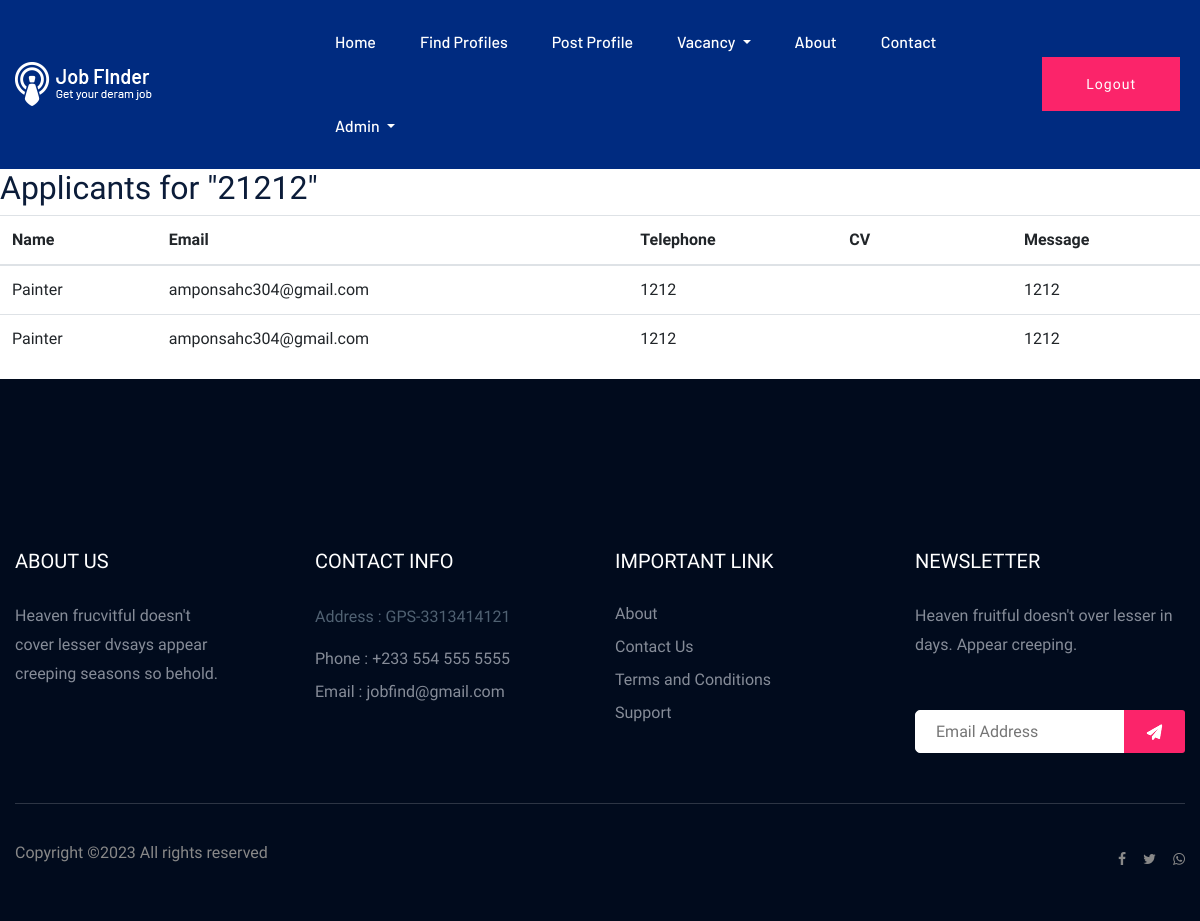
The page /applicants/2/ (signed in) on the database its author committed.
### app/models.py (models this page shows, shortened)
class Vacancy(models.Model):
    REGIONS_CHOICES = [
    ('ashanti', 'Ashanti Region'),
    ('brong', 'Brong Region'),
    ('central', 'Central Region '),
    ('eastern', 'Eastern Region '),
    ('greater_accra', 'Greater Accra Region'),
    ('northern', 'Northern Region '),
    ('savannah', 'Savannah Region '),
    ('north_east', 'North-East Region '),
    ('upper_east', 'Upper East Region '),
    ('bono_east', 'Bono East Region '),
    ('ahafo', 'Ahafo Region '),
    ('oti', 'Oti Region '),
    ('volta', 'Volta Region'),
    ('western', 'Western Region'),
    ('western_north', 'Western North Region'),
    ('upper_west', 'Upper West Region '),
]
    CATEGORY_CHOICES = [
        ('Information Technology', 'Information Technology'),
        ('Healthcare', 'Healthcare'),
        ('Finance', 'Finance'),
        ('Marketing and Advertising', 'Marketing and Advertising'),
        ('Education', 'Education'),
        ('Engineering', 'Engineering'),
        ('Sales', 'Sales'),
        ('Human Resources', 'Human Resources'),
        ('Art and Design', 'Art and Design'),
        ('Science', 'Science'),
        ('Construction and Trades', 'Construction and Trades'),
        ('Legal', 'Legal'),
        ('Customer Service', 'Customer Service'),
        ('Media and Journalism', 'Media and Journalism'),
        ('Transportation and Logistics', 'Transportation and Logistics'),
        ('Other', 'Other'),
    ]
    company_name= models.CharField(max_length=20, blank=False, null=False)
    user = models.ForeignKey(User, on_delete=models.CASCADE)
    age = models.CharField(max_length=20, blank=True, null=True)
    telephone = models.IntegerField()
    email = models.CharField(max_length=200)
    title = models.CharField(max_length=100)
    description = models.TextField()
    location = models.CharField(max_length=100)
    categories = models.CharField(max_length=100, choices=CATEGORY_CHOICES)
    regions = models.CharField(max_length=50, choices=REGIONS_CHOICES)
    skills = models.CharField(max_length=200)
    salary = models.CharField(max_length=50, blank=True, null=True)
    deadline = models.DateField()
    company_logo = models.ImageField(upload_to='company_logos/', blank=True, null=True)
    date_posted = models.DateField(auto_created=True,default=timezone.now)
    is_approved = models.BooleanField(default=False)

class VacancyApplication(models.Model):
    vacancy = models.ForeignKey(Vacancy, on_delete=models.CASCADE)
    name = models.CharField(max_length=100)
    email = models.EmailField()
    telephone = models.CharField(max_length=20)
    message = models.TextField(blank=True)
    cv = models.FileField(upload_to='cv/')
    date_posted = models.DateField(auto_created=True,default=timezone.now)

### app/views.py (the view)
# urls.py: path('applicants/<int:vacancy_id>/', views.applicant_list, name='applicant_list'),
@login_required
@user_passes_test(lambda u: u.is_superuser or is_vacancy_owner(u, vacancy), login_url='/login/')
def applicant_list(request, vacancy_id):
    vacancy = get_object_or_404(Vacancy, pk=vacancy_id)
    applications = VacancyApplication.objects.filter(vacancy=vacancy)
    return render(request, 'applicant_list.html', {'vacancy': vacancy, 'applications': applications})

### app/templates/applicant_list.html
{% extends 'base.html' %}
{% load custom_tags %}
{% block content %}
    <h2>Applicants for "{{ vacancy.title }}"</h2>
    <table class="table">
        <thead>
            <tr>
                <th>Name</th>
                <th>Email</th>
                <th>Telephone</th>
                <th>CV</th>
                <th>Message</th>
            </tr>
        </thead>
        <tbody>
            {% for application in applications %}
                <tr>
                    <td>{{ application.name }}</td>
                    <td>{{ application.email }}</td>
                    <td>{{ application.telephone }}</td>
                    <td><a href="{{ application.cv.url }}" target="_blank">View CV</a></td>
                    <td>{{ application.message }}</td>
                </tr>
            {% endfor %}
        </tbody>
    </table>
{% endblock %}

### rows shown on the page
Vacancy: title "21212"
VacancyApplication: name "Painter", email "amponsahc304@gmail.com", telephone "1212", message "1212"
VacancyApplication: name "Painter", email "amponsahc304@gmail.com", telephone "1212", message "1212"
